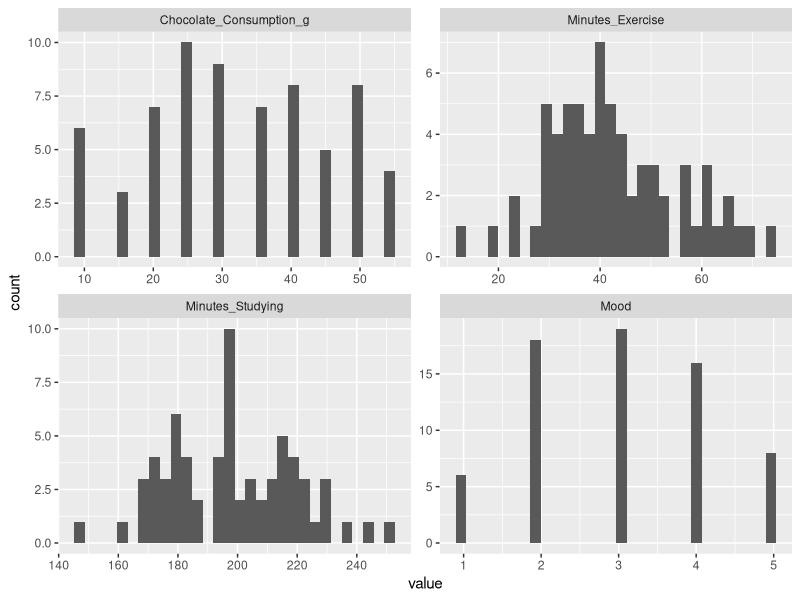
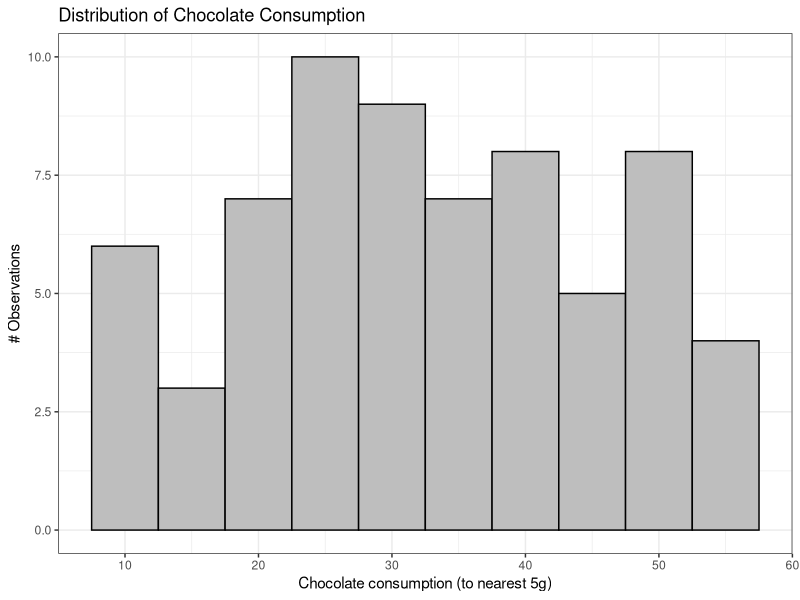
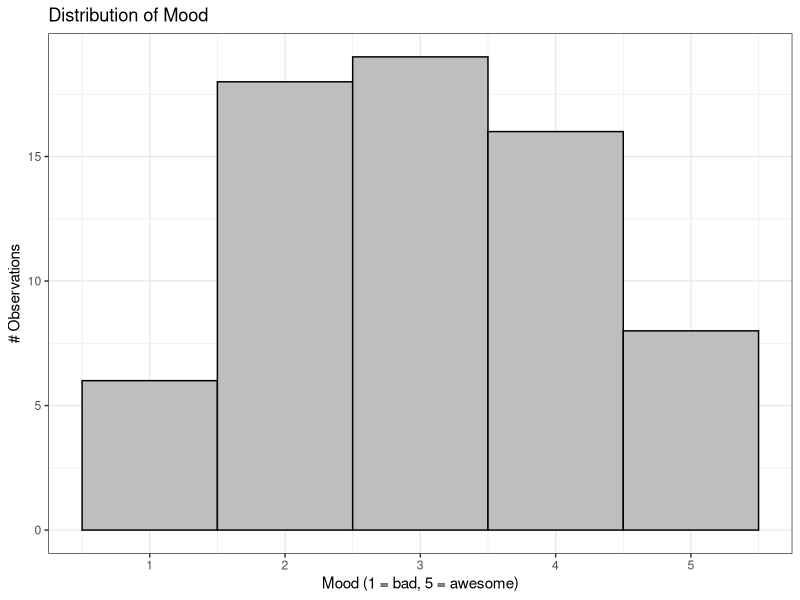
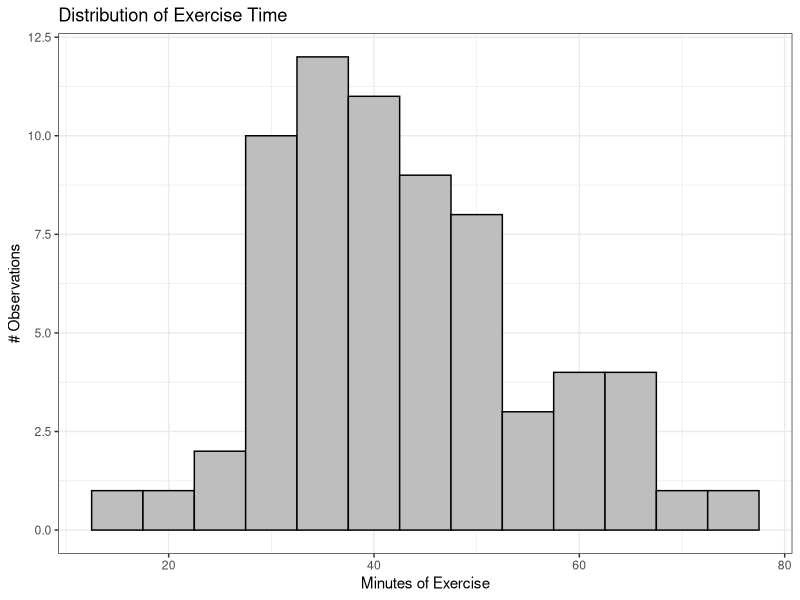
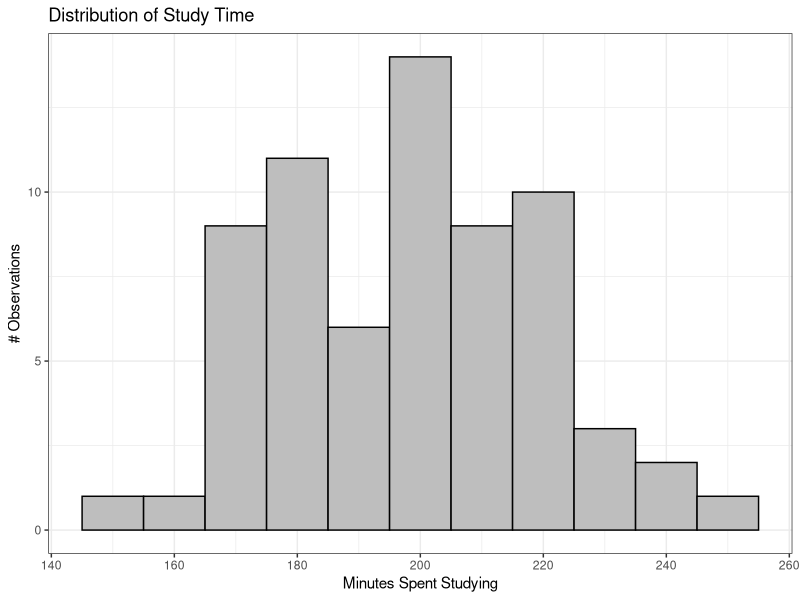
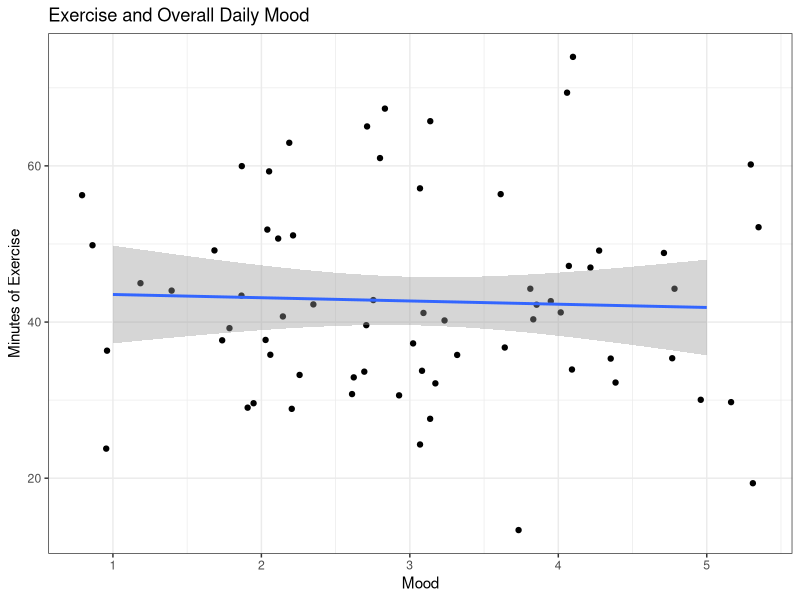
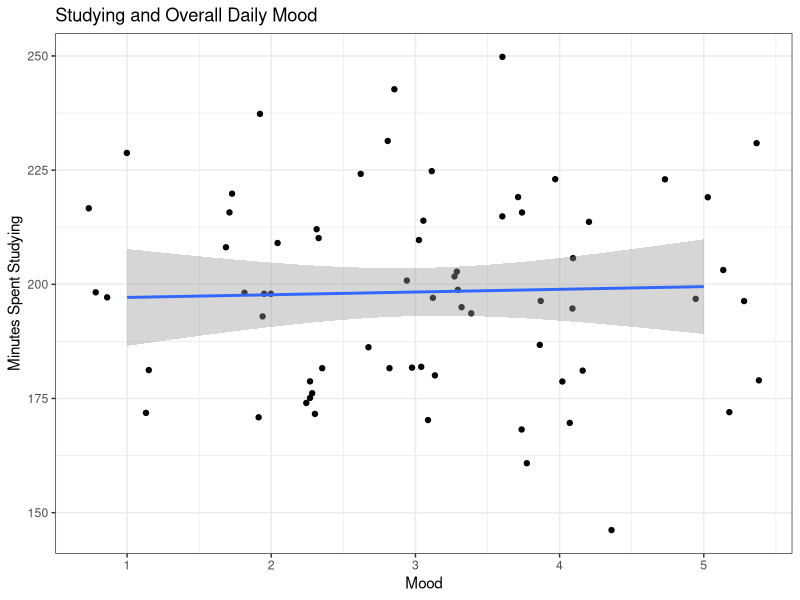
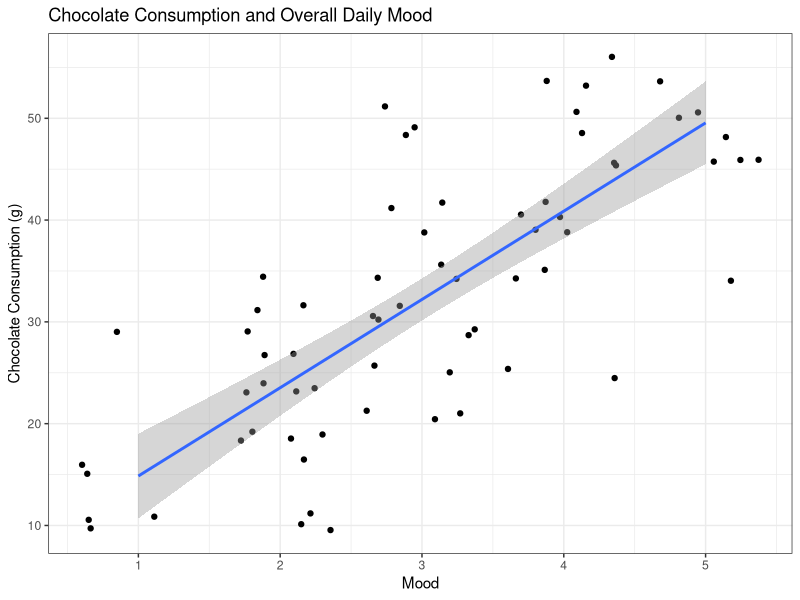

Here is the R script that generated these plots, in order:
# Sample project analysis

library(readr)
library(dplyr)
library(tidyr)
library(ggplot2)

data <- read_csv("homework/sample-project-data.csv")

head(data)

# Plot distributions


# Easy but not as well designed
data |>
  select(-Date) |>
  pivot_longer(everything(), names_to = "var", values_to = "value") |>
ggplot(aes(x = value)) + geom_histogram() + facet_wrap(~var, scales = "free")


# Better to create specific distribution graphics
data |>
  ggplot(aes(x = Chocolate_Consumption_g)) + 
  geom_histogram(binwidth = 5, color = "black", fill = "grey") + 
  theme_bw() + 
  labs(y = "# Observations", 
       x = "Chocolate consumption (to nearest 5g)", 
       title = "Distribution of Chocolate Consumption") 


data |>
  ggplot(aes(x = Mood)) + 
  geom_histogram(binwidth = 1, color = "black", fill = "grey") + 
  theme_bw() + 
  labs(y = "# Observations", 
       x = "Mood (1 = bad, 5 = awesome)", 
       title = "Distribution of Mood") 


data |>
  ggplot(aes(x = Minutes_Exercise)) + 
  geom_histogram(binwidth = 5, color = "black", fill = "grey") + 
  theme_bw() + 
  labs(y = "# Observations", 
       x = "Minutes of Exercise", 
       title = "Distribution of Exercise Time") 


data |>
  ggplot(aes(x = Minutes_Studying)) + 
  geom_histogram(binwidth = 10, color = "black", fill = "grey") + 
  theme_bw() + 
  labs(y = "# Observations", 
       x = "Minutes Spent Studying", 
       title = "Distribution of Study Time") 


# Relationships between variables

data |> 
  ggplot(aes(x = Mood, y = Minutes_Exercise)) + geom_jitter() + 
  geom_smooth(method = "lm") + 
  theme_bw() + 
  labs(y = "Minutes of Exercise", 
       x = "Mood", 
       title = "Exercise and Overall Daily Mood") 

data |> 
  ggplot(aes(x = Mood, y = Minutes_Studying)) + geom_jitter() + 
  geom_smooth(method = "lm") + 
  theme_bw() + 
  labs(y = "Minutes Spent Studying", 
       x = "Mood", 
       title = "Studying and Overall Daily Mood") 

data |> 
  ggplot(aes(x = Mood, y = Chocolate_Consumption_g)) + geom_jitter() + 
  geom_smooth(method = "lm") + 
  theme_bw() + 
  labs(y = "Chocolate Consumption (g)", 
       x = "Mood", 
       title = "Chocolate Consumption and Overall Daily Mood") 

data |> 
  ggplot(aes(x = Minutes_Exercise)) + 
  geom_point(aes(y = jitter(Chocolate_Consumption_g))) + 
  geom_smooth(aes(y = Chocolate_Consumption_g), method = "lm") + 
  theme_bw() + 
  labs(y = "Chocolate Consumption (g)", 
       x = "Minutes of Exercise", 
       title = "Chocolate Consumption and Exercise Time") 


data |> 
  ggplot(aes(x = Minutes_Exercise, y = Minutes_Studying)) + 
  geom_point() + 
  geom_smooth(method = "lm") + 
  theme_bw() + 
  labs(y = "Minutes Studying", 
       x = "Minutes of Exercise", 
       title = "Study and Exercise Time") 


data |> 
  ggplot(aes(x = Minutes_Studying, 
             y = Chocolate_Consumption_g)) + 
  geom_point(aes(y = jitter(Chocolate_Consumption_g))) + 
  geom_smooth(aes(y = Chocolate_Consumption_g), method = "lm") + 
  theme_bw() + 
  labs(y = "Chocolate Consumption (g)", 
       x = "Minutes Studying", 
       title = "Chocolate Consumption and Study Time") 


# Statistical Tests

# Compare "bad" mood days to "good" mood days
data <- data |>
  mutate(good_mood = factor(if_else(Mood <= 2, "bad", "good")))

data |> 
  ggplot(aes(x = good_mood, y = Chocolate_Consumption_g)) +
  geom_jitter() + 
  geom_boxplot(fill = "transparent")

t.test(Chocolate_Consumption_g ~ good_mood, data = data)


# Compare levels of mood
data |> 
  ggplot(aes(x = factor(Mood), 
             y = Chocolate_Consumption_g)) +
  geom_jitter() + 
  geom_boxplot(fill = "transparent")

## Treating Mood as a numeric variable
reg_mood_numeric <- lm(Chocolate_Consumption_g ~ Mood, data = data)
summary(reg_mood_numeric)

## Treating Mood as a categorical variable
reg_mood_cat <- lm(Chocolate_Consumption_g ~ factor(Mood), data = data)
summary(reg_mood_cat)
anova(reg_mood_cat)


# Examine Minutes Studying vs. Exercise
ggplot(data, aes(x = Minutes_Exercise, y = Minutes_Studying)) + geom_point()

reg_study_exercise <- lm(Minutes_Studying ~ Minutes_Exercise, data = data)
summary(reg_study_exercise)

# Examine Minutes Exercise vs. Chocolate Consumption
ggplot(data, aes(x = Minutes_Exercise, y = Chocolate_Consumption_g)) + geom_point() + geom_smooth(method = "lm")


reg_choc_exercise <- lm(Chocolate_Consumption_g ~ Minutes_Exercise, data = data)
summary(reg_choc_exercise)
